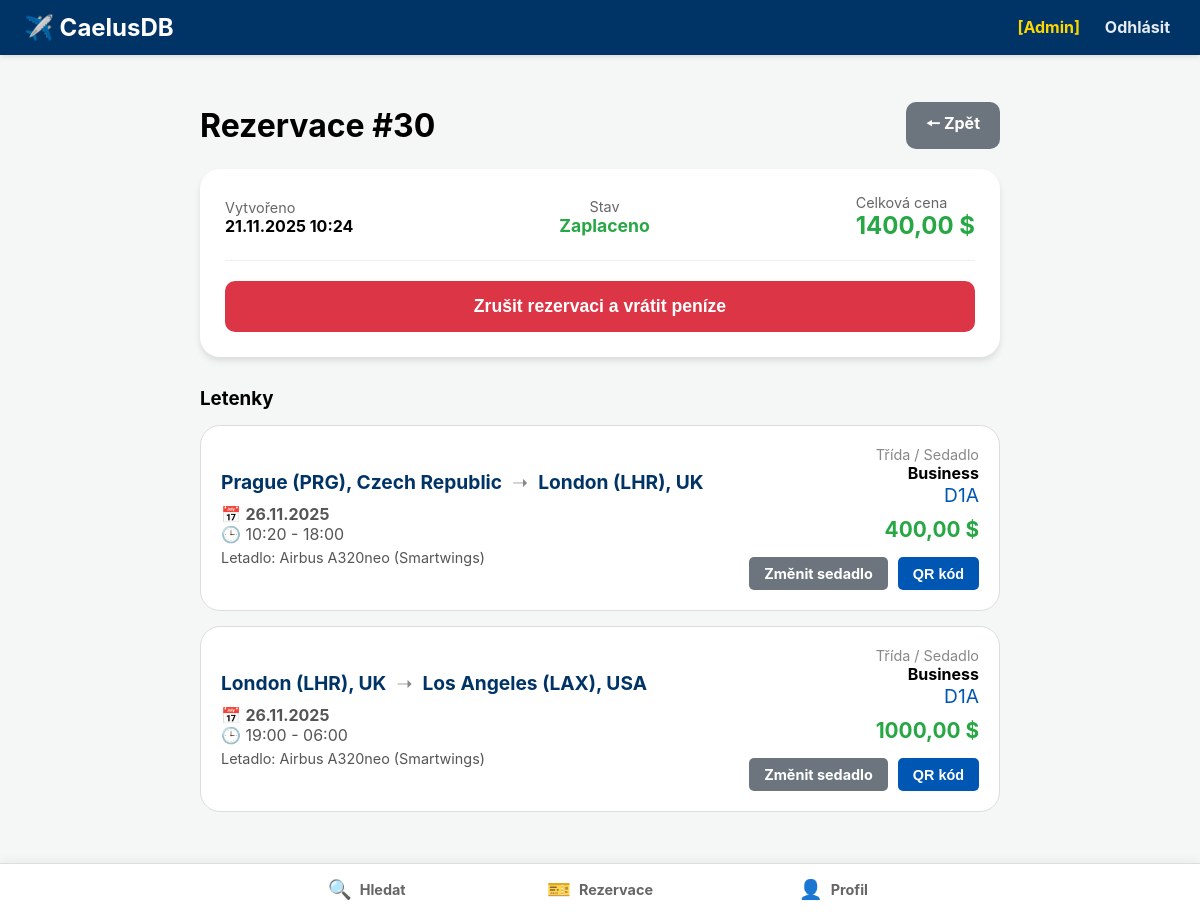
Screenshot of /moje-rezervace/30/ (signed in) with the database file from the repository.
### main/models.py (models this page shows, shortened)
class Rezervace(models.Model):
    datum_rezervace = models.DateTimeField(auto_now_add=True)  # time (automaticky)
    celkova_cena = models.DecimalField(max_digits=10, decimal_places=2)  # int
    STATUS_CHOICES = [
        ('NEZAPLACENO', 'Nezaplaceno'),
        ('ZAPLACENO', 'Zaplaceno'),
        ('STORNOVANO', 'Stornováno'),
    ]
    status_platby = models.CharField(
        max_length=20,
        choices=STATUS_CHOICES,
        default='NEZAPLACENO'
    )
    id_uzivatele = models.ForeignKey(settings.AUTH_USER_MODEL, on_delete=models.PROTECT)

class Letenky(models.Model):
    cislo_sedadla = models.CharField(max_length=4)  # text
    cena_letenky = models.DecimalField(max_digits=10, decimal_places=2)  # int
    id_rezervace = models.ForeignKey(Rezervace, on_delete=models.CASCADE)
    id_letu = models.ForeignKey(Lety, on_delete=models.CASCADE)
    id_tridy = models.ForeignKey(TridySedadel, on_delete=models.PROTECT)

class Lety(models.Model):
    cislo_letu = models.CharField(max_length=10)  # text
    cas_odletu = models.DateTimeField()  # time
    cas_priletu = models.DateTimeField()  # time
    id_letiste_odletu = models.ForeignKey(Letiste, on_delete=models.PROTECT, related_name="odlety")
    id_letiste_priletu = models.ForeignKey(Letiste, on_delete=models.PROTECT, related_name="prilety")
    id_letadla = models.ForeignKey(Letadla, on_delete=models.PROTECT)
    id_aerolinky = models.ForeignKey(Aerolinky, on_delete=models.PROTECT)
    posadka = models.ManyToManyField(
        settings.AUTH_USER_MODEL,  # vazba na Uzivatel
        related_name="lety"  # Umožní najít všechny lety pro daného uživatele (clena posadky)
    )

class Letiste(models.Model):
    nazev_letiste = models.CharField(max_length=255)  # text
    kod_iata = models.CharField(max_length=3, unique=True)  # text
    mesto = models.CharField(max_length=100)  # text
    zeme = models.CharField(max_length=100)  # text

class Letadla(models.Model):
    model = models.CharField(max_length=100)  # text
    kapacita_sedadel = models.PositiveIntegerField()  # int
    datum_vyroby = models.DateField()  # time
    id_aerolinky = models.ForeignKey(
        Aerolinky,
        on_delete=models.PROTECT,  # Zabraňuje smazání aerolinky, pokud má přiřazená letadla
        related_name="letadla"  # umožňuje definovat název pro zpětný dotaz
    )

class Aerolinky(models.Model):
    nazev = models.CharField(max_length=255)  # text
    kod_iata = models.CharField(max_length=3, unique=True)  # text
    zeme_registrace = models.CharField(max_length=100, blank=True, null=True)  # text

class TridySedadel(models.Model):
    nazev_tridy = models.CharField(max_length=100)  # text
    popis = models.TextField(blank=True, null=True)  # text
    id_aerolinky = models.ForeignKey(
        Aerolinky,
        on_delete=models.CASCADE,  # Pokud smažu aerolinku, smažou se i její třídy
        null=True,  # Povoluje NULL pro globální třídy
        blank=True
    )

### main/views.py (the view)
# urls.py: path('moje-rezervace/<int:rezervace_id>/', views.detail_moje_rezervace, name='detail_moje_rezervace'),
@login_required
def detail_moje_rezervace(request, rezervace_id):
    rezervace = get_object_or_404(Rezervace, pk=rezervace_id, id_uzivatele=request.user)
    refund_info = {
        'amount': 0,
        'percentage': 0,
        'is_late_cancellation': False
    }
    prvni_letenka = rezervace.letenky_set.select_related('id_letu').order_by('id_letu__cas_odletu').first()
    if prvni_letenka:
        cas_odletu = prvni_letenka.id_letu.cas_odletu
        time_diff = cas_odletu - timezone.now()
        if time_diff > timedelta(hours=24):
            refund_info['amount'] = rezervace.celkova_cena
            refund_info['percentage'] = 100
            refund_info['is_late_cancellation'] = False
        else:
            refund_info['amount'] = rezervace.celkova_cena * Decimal('0.5')
            refund_info['percentage'] = 50
            refund_info['is_late_cancellation'] = True
    return render(request, 'main/detail_moje_rezervace.html', {
        'rezervace': rezervace,
        'refund_info': refund_info  # Posíláme data o vratce do šablony
    })

### main/templates/main/detail_moje_rezervace.html (shortened to what this page needs)
{% extends 'main/base.html' %}
{% block content %}
<div style="max-width: 800px; margin: 0 auto;">
    <div style="display: flex; align-items: center; justify-content: space-between; margin-bottom: 20px;">
        <h1 style="margin: 0;">Rezervace #{{ rezervace.id }}</h1>
        <a href="{% url 'moje_rezervace' %}" class="btn" style="background-color: #6c757d; color: white; text-decoration: none;">
            🠔 Zpět
        </a>
    </div>
    <div style="background: white; padding: 25px; border-radius: 20px; box-shadow: 0 4px 6px rgba(0,0,0,0.1); margin-bottom: 30px;">
        <div class="info-header" style="display: flex; flex-wrap: wrap; gap: 30px; justify-content: space-between; align-items: center;">
            <div class="info-item">
                <div style="color: #666; font-size: 0.9rem;">Vytvořeno</div>
                <div style="font-weight: bold;">{{ rezervace.datum_rezervace|date:"d.m.Y H:i" }}</div>
            </div>
            <div class="info-item" style="text-align: center">
                <div style="color: #666; font-size: 0.9rem;">Stav</div>
                {% if rezervace.status_platby == 'ZAPLACENO' %}
                    <span style="color: #28a745; font-weight: bold; font-size: 1.1rem;">Zaplaceno</span>
                {% else %}
                    <span style="color: #dc3545; font-weight: bold; font-size: 1.1rem;">Nezaplaceno ❌</span>
                {% endif %}
            </div>
            <div class="info-item">
                <div style="color: #666; font-size: 0.9rem;">Celková cena</div>
                <div style="font-weight: bold; font-size: 1.5rem; color: #28a745;">{{ rezervace.celkova_cena }} $</div>
            </div>
        </div>
        {% if rezervace.status_platby == 'NEZAPLACENO' %}
            <hr style="border: 0; border-top: 1px solid #eee; margin: 20px 0;">
            <div class="timer-container" data-created="{{ rezervace.datum_rezervace|date:'U' }}" style="background: #fff5f5; padding: 10px; border-radius: 10px; text-align: center; margin-bottom: 15px;">
                Zbývá času na zaplacení: <span class="countdown" style="font-weight: bold; color: #d9534f;">--:--</span>
            </div>
            <div class="action-buttons">
                <button type="button" onclick="openDeleteModal()" class="btn btn-delete">
                    Odstranit
                </button>
                <a href="{% url 'platba' rezervace.id %}" class="btn btn-success btn-pay">
                    Přejít k platbě
                </a>
            </div>
        {% elif rezervace.status_platby == 'ZAPLACENO' %}
            <hr style="border: 0; border-top: 1px solid #eee; margin: 20px 0;">
            <button type="button" onclick="openDeleteModal()" class="btn" style="width: 100%; background-color: #dc3545; color: white; padding: 15px; border-radius: 10px; border: none; font-size: 1.1rem; cursor: pointer;">
                Zrušit rezervaci a vrátit peníze
            </button>
        {% endif %}
        </div>
    <h3 style="margin-bottom: 15px;">Letenky</h3>
    {% for letenka in rezervace.letenky_set.all %}
        <div class="flight-card">
            <div style="flex: 1;">
                <div class="route-header">
                    <div class="route-city">
                        {{ letenka.id_letu.id_letiste_odletu.mesto }}
                        ({{ letenka.id_letu.id_letiste_odletu.kod_iata }}),
                        {{ letenka.id_letu.id_letiste_odletu.zeme }}
                    </div>
                    <div class="route-arrow">➝</div>
                    <div class="route-city">
                        {{ letenka.id_letu.id_letiste_priletu.mesto }}
                        ({{ letenka.id_letu.id_letiste_priletu.kod_iata }}),
                        {{ letenka.id_letu.id_letiste_priletu.zeme }}
                    </div>
                </div>
                <div style="margin-top: 10px; color: #555;">
                    <div>📅 <strong>{{ letenka.id_letu.cas_odletu|date:"d.m.Y" }}</strong></div>
                    <div>🕒 {{ letenka.id_letu.cas_odletu|date:"H:i" }} - {{ letenka.id_letu.cas_priletu|date:"H:i" }}</div>
                    <div style="margin-top: 5px; font-size: 0.9rem;">
                        Letadlo: {{ letenka.id_letu.id_letadla.model }} ({{ letenka.id_letu.id_aerolinky.nazev }})
                    </div>
                </div>
            </div>
            <div class="flight-info-right">
                <div class="seat-price-row">
                    <div class="seat-info">
                        <div style="font-size: 0.9rem; color: #888;">Třída / Sedadlo</div>
                        <div style="font-weight: bold;">{{ letenka.id_tridy.nazev_tridy }}</div>
                        <div style="font-size: 1.2rem; color: #0056b3;">{{ letenka.cislo_sedadla }}</div>
                    </div>
                    <div class="price-info">
                        <span style="color: #28a745; font-size: 1.3rem; font-weight: bold;">{{ letenka.cena_letenky }} $</span>
                    </div>
                </div>
                <div class="ticket-actions">
                    {% if rezervace.status_platby == 'NEZAPLACENO' %}
                        <a href="{% url 'upravit_letenku' letenka.id %}" class="btn btn-primary change-btn">
                            Změnit třídu/sedadlo
                        </a>
                    {% elif rezervace.status_platby == 'ZAPLACENO' %}
                        <a href="{% url 'zmenit_sedadlo' letenka.id %}" class="btn btn-primary change-btn"
                           style="background-color: #6c757d; color: white; text-decoration: none;">
                            Změnit sedadlo
                        </a>
                        <button onclick="openQR('{{ letenka.id }}', '{{ letenka.id_letu.cislo_letu }}', '{{ letenka.cislo_sedadla }}', '{{ user.email }}')"
                                class="btn btn-primary change-btn">
                            QR kód
                        </button>
                    {% endif %}
                </div>
            </div>
        </div>
    {% endfor %}
</div>
{% endblock %}

### main/templates/main/base.html (style rules this page uses)
body { font-family: -apple-system, BlinkMacSystemFont, "Segoe UI", Roboto, Helvetica, Arial, sans-serif; margin: 0; padding: 0; background-color: #f4f7f6; padding-bottom: 70px; padding-top: 70px; }
.btn { padding: 10px 20px; border: none; cursor: pointer; border-radius: 10px; text-decoration: none; display: inline-block; font-weight: bold; }
.btn-primary { background-color: #0056b3; color: white; }

### main/templates/main/detail_moje_rezervace.html (style rules this page uses)
.flight-card { background: white; border: 1px solid #ddd; padding: 20px; margin-bottom: 15px; border-radius: 20px; display: flex; justify-content: space-between; align-items: center; }
.route-header { color: #003366; font-size: 1.2rem; font-weight: bold; display: flex; align-items: center; gap: 10px; flex-wrap: wrap; }
.route-arrow { color: #888; font-weight: normal; }
.flight-info-right { text-align: right; }
.price-info { margin-top: 10px; }
.ticket-actions { display: flex; gap: 10px; justify-content: flex-end; margin-top: 15px; }
.change-btn, .qr-btn { padding: 8px 15px; font-size: 0.9rem; border-radius: 5px; text-decoration: none; display: inline-flex; align-items: center; justify-content: center; white-space: nowrap; }

### rows the page displays
Rezervace: id "30", datum_rezervace "21.11.2025 10:24", celkova_cena "1400,00"
Letenky: id_letu.id_letiste_odletu.mesto "Prague", id_letu.id_letiste_odletu.kod_iata "PRG", id_letu.id_letiste_odletu.zeme "Czech Republic", id_letu.id_letiste_priletu.mesto "London", id_letu.id_letiste_priletu.kod_iata "LHR", id_letu.id_letiste_priletu.zeme "UK", id_letu.cas_odletu "26.11.2025", id_letu.cas_odletu "10:20", id_letu.cas_priletu "18:00", id_letu.id_letadla.model "Airbus A320neo", id_letu.id_aerolinky.nazev "Smartwings", id_tridy.nazev_tridy "Business", cislo_sedadla "D1A", cena_letenky "400,00"
Letenky: id_letu.id_letiste_odletu.mesto "London", id_letu.id_letiste_odletu.kod_iata "LHR", id_letu.id_letiste_odletu.zeme "UK", id_letu.id_letiste_priletu.mesto "Los Angeles", id_letu.id_letiste_priletu.kod_iata "LAX", id_letu.id_letiste_priletu.zeme "USA", id_letu.cas_odletu "26.11.2025", id_letu.cas_odletu "19:00", id_letu.cas_priletu "06:00", id_letu.id_letadla.model "Airbus A320neo", id_letu.id_aerolinky.nazev "Smartwings", id_tridy.nazev_tridy "Business", cislo_sedadla "D1A", cena_letenky "1000,00"
